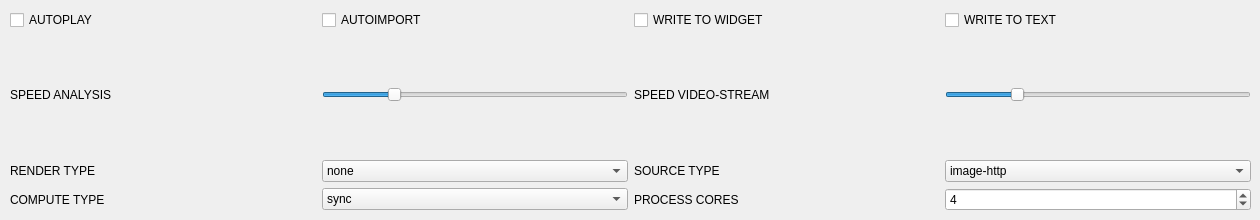
    <widget class="QWidget" name="tab_4">
     <attribute name="title">
      <string>DEBUG</string>
     </attribute>
     <widget class="QWidget" name="gridLayoutWidget_6">
      <property name="geometry">
       <rect>
        <x>10</x>
        <y>10</y>
        <width>1241</width>
        <height>201</height>
       </rect>
      </property>
      <layout class="QGridLayout" name="gridLayout_6">
       <item row="1" column="0">
        <widget class="QLabel" name="label_23">
         <property name="text">
          <string>SPEED ANALYSIS</string>
         </property>
        </widget>
       </item>
       <item row="0" column="3">
        <widget class="QCheckBox" name="checkBox_6">
         <property name="text">
          <string>WRITE TO TEXT</string>
         </property>
        </widget>
       </item>
       <item row="1" column="3">
        <widget class="QSlider" name="horizontalSlider_2">
         <property name="sizePolicy">
          <sizepolicy hsizetype="Preferred" vsizetype="Preferred">
           <horstretch>0</horstretch>
           <verstretch>0</verstretch>
          </sizepolicy>
         </property>
         <property name="minimum">
          <number>1</number>
         </property>
         <property name="maximum">
          <number>10</number>
         </property>
         <property name="singleStep">
          <number>3</number>
         </property>
         <property name="pageStep">
          <number>1</number>
         </property>
         <property name="value">
          <number>3</number>
         </property>
         <property name="orientation">
          <enum>Qt::Horizontal</enum>
         </property>
        </widget>
       </item>
       <item row="2" column="1">
        <widget class="QComboBox" name="comboBox">
         <item>
          <property name="text">
           <string>none</string>
          </property>
         </item>
         <item>
          <property name="text">
           <string>source</string>
          </property>
         </item>
         <item>
          <property name="text">
           <string>final</string>
          </property>
         </item>
         <item>
          <property name="text">
           <string>extended</string>
          </property>
         </item>
         <item>
          <property name="text">
           <string>all</string>
          </property>
         </item>
        </widget>
       </item>
       <item row="2" column="3">
        <widget class="QComboBox" name="comboBox_2">
         <item>
          <property name="text">
           <string>image-http</string>
          </property>
         </item>
         <item>
          <property name="text">
           <string>video-rtsp</string>
          </property>
         </item>
         <item>
          <property name="text">
           <string>video-file</string>
          </property>
         </item>
        </widget>
       </item>
       <item row="0" column="2">
        <widget class="QCheckBox" name="checkBox_5">
         <property name="text">
          <string>WRITE TO WIDGET</string>
         </property>
        </widget>
       </item>
       <item row="2" column="0">
        <widget class="QLabel" name="label_25">
         <property name="text">
          <string>RENDER TYPE</string>
         </property>
        </widget>
       </item>
       <item row="0" column="1">
        <widget class="QCheckBox" name="checkBox_4">
         <property name="text">
          <string>AUTOIMPORT</string>
         </property>
        </widget>
       </item>
       <item row="2" column="2">
        <widget class="QLabel" name="label_26">
         <property name="text">
          <string>SOURCE TYPE</string>
         </property>
        </widget>
       </item>
       <item row="1" column="2">
        <widget class="QLabel" name="label_24">
         <property name="text">
          <string>SPEED VIDEO-STREAM</string>
         </property>
        </widget>
       </item>
       <item row="1" column="1">
        <widget class="QSlider" name="horizontalSlider_3">
         <property name="sizePolicy">
          <sizepolicy hsizetype="Preferred" vsizetype="Preferred">
           <horstretch>0</horstretch>
           <verstretch>0</verstretch>
          </sizepolicy>
         </property>
         <property name="minimum">
          <number>1</number>
         </property>
         <property name="maximum">
          <number>10</number>
         </property>
         <property name="singleStep">
          <number>3</number>
         </property>
         <property name="pageStep">
          <number>1</number>
         </property>
         <property name="value">
          <number>3</number>
         </property>
         <property name="orientation">
          <enum>Qt::Horizontal</enum>
         </property>
        </widget>
       </item>
       <item row="0" column="0">
        <widget class="QCheckBox" name="checkBox_3">
         <property name="text">
          <string>AUTOPLAY</string>
         </property>
        </widget>
       </item>
       <item row="3" column="0">
        <widget class="QLabel" name="label_27">
         <property name="text">
          <string>COMPUTE TYPE</string>
         </property>
        </widget>
       </item>
       <item row="3" column="1">
        <widget class="QComboBox" name="comboBox_3">
         <property name="currentText">
          <string>sync</string>
         </property>
         <item>
          <property name="text">
           <string>sync</string>
          </property>
         </item>
         <item>
          <property name="text">
           <string>async</string>
          </property>
         </item>
         <item>
          <property name="text">
           <string>multithread</string>
          </property>
         </item>
         <item>
          <property name="text">
           <string>multiprocess</string>
          </property>
         </item>
         <item>
          <property name="text">
           <string>complex</string>
          </property>
         </item>
        </widget>
       </item>
       <item row="3" column="2">
        <widget class="QLabel" name="label_28">
         <property name="text">
          <string>PROCESS CORES</string>
         </property>
        </widget>
       </item>
       <item row="3" column="3">
        <widget class="QSpinBox" name="spinBox_2">
         <property name="minimum">
          <number>1</number>
         </property>
         <property name="maximum">
          <number>32</number>
         </property>
         <property name="value">
          <number>4</number>
         </property>
        </widget>
       </item>
      </layout>
     </widget>
    </widget>
